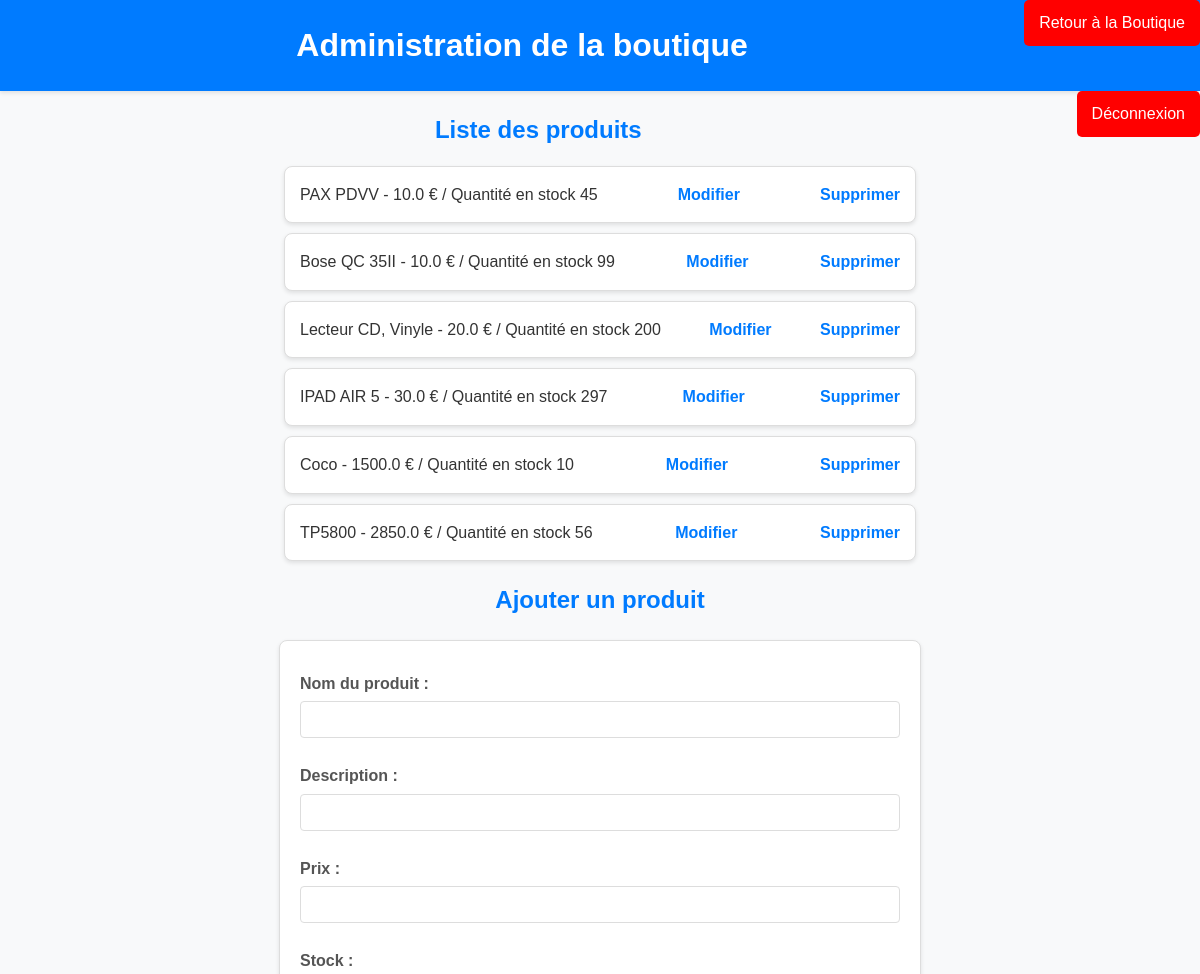
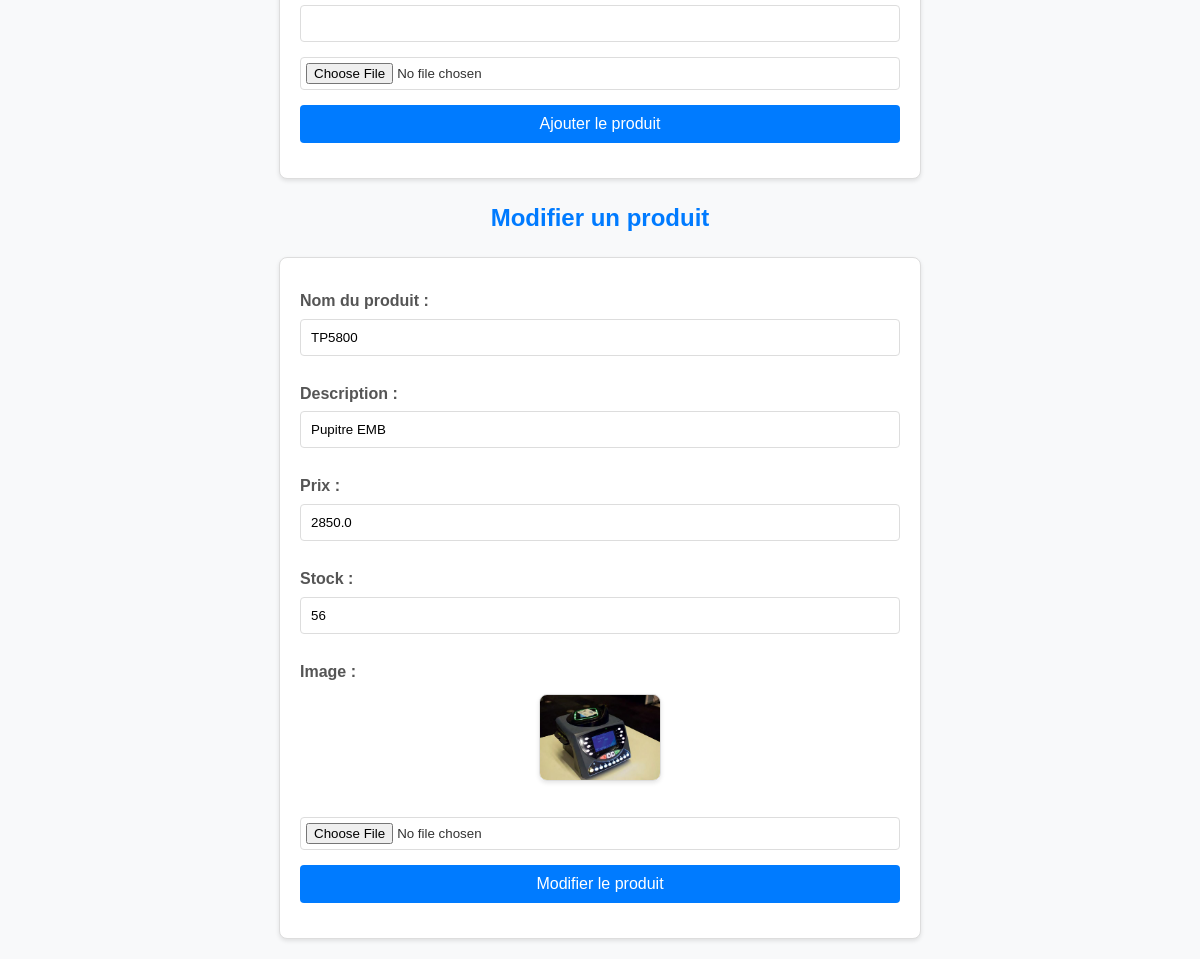
/modifier/6 (signed in), run on the app's committed database (2 pictures, top to bottom).
### app.py (models this page shows)
class Produit(db.Model):
    id = db.Column(db.Integer, primary_key=True)
    nom = db.Column(db.String(100), nullable=False)
    description = db.Column(db.String(200), nullable=True)
    prix = db.Column(db.Float, nullable=False)
    stock = db.Column(db.Integer, nullable=False)
    image_url = db.Column(db.String(255), nullable=True)

### app.py (the view, shortened to what this page needs)
@app.route('/modifier/<int:id>', methods=['GET', 'POST'])
@login_required
def modifier_produit(id):
    produit = Produit.query.get_or_404(id)
    produits = Produit.query.all()
    return render_template('admin.html', produits=produits, produit_modifie=produit)

### app.py (called while the page is built)
def login_required(f):
    @wraps(f)
    def decorated_function(*args, **kwargs):
        if 'utilisateur_id' not in session:
            flash("Vous devez être connecté pour accéder à cette page.", "danger")
            return redirect(url_for('login'))
        return f(*args, **kwargs)
    return decorated_function

### templates/admin.html (shortened to what this page needs)
<!DOCTYPE html>
<html lang="fr">
<head>
    <link rel="stylesheet" href="{{ url_for('static', filename='css/styleAdmin.css') }}">
</head>
<body>
    <header>
        <div>
        <a href="{{ url_for('index') }}" class="btn-home" style="float: right; background-color: red; color: white; padding: 10px 15px; text-decoration: none; border-radius: 5px;">
            Retour à la Boutique
        </a>
        <h1>Administration de la boutique</h1>
        <a href="{{ url_for('logout') }}" class="btn-deconnexion" style="float: right; background-color: red; color: white; padding: 10px 15px; text-decoration: none; border-radius: 5px;">
            Déconnexion
        </a>
        </div>
    </header>
    <h2>Liste des produits</h2>
    <ul>
        {% for produit in produits %}
            <li>
                {{ produit.nom }} - {{ produit.prix }} €  / Quantité en stock {{ produit.stock }}
                <a href="{{ url_for('modifier_produit', id=produit.id) }}">Modifier</a>
                <a href="{{ url_for('supprimer_produit', id=produit.id) }}">Supprimer</a>
            </li>
        {% endfor %}
    </ul>
    <h2>Ajouter un produit</h2>
    <form method="POST" action="/ajouter" enctype="multipart/form-data">
        <label for="nom">Nom du produit :</label>
        <input type="text" id="nom" name="nom" required><br>
        <label for="description">Description :</label>
        <input type="text" id="description" name="description"><br>
        <label for="prix">Prix :</label>
        <input type="number" step="0.01" id="prix" name="prix" required><br>
        <label for="stock">Stock :</label>
        <input type="number" id="stock" name="stock" required><br>
        <input type="file" name="image">
        <button type="submit">Ajouter le produit</button>
    </form>
    <h2>Modifier un produit</h2>
    {% if produit_modifie %}
    <form method="POST" action="{{ url_for('modifier_produit', id=produit_modifie.id) }}" enctype="multipart/form-data" onsubmit="return confirmerModification()">
        <label for="nom">Nom du produit :</label>
        <input type="text" id="nom" name="nom" value="{{ produit_modifie.nom }}" required><br>
        <label for="description">Description :</label>
        <input type="text" id="description" name="description" value="{{ produit_modifie.description }}"><br>
        <label for="prix">Prix :</label>
        <input type="number" step="0.01" id="prix" name="prix" value="{{ produit_modifie.prix }}" required><br>
        <label for="stock">Stock :</label>
        <input type="number" id="stock" name="stock" value="{{ produit_modifie.stock }}" required><br>
        <label for="image">Image :</label>
        <img width="20%" height="auto" src="{{ produit_modifie.image_url or '/static/images/default.jpg' }}" alt="Image de {{ produit_modifie.nom }}" class="image-produit"><br>
        <input type="file" id="image" name="image"><br>
        <button type="submit">Modifier le produit</button>
    </form>
    {% endif %}
</body>
</html>

### static/css/styleAdmin.css (style rules this page uses)
body { font-family: Arial, sans-serif; line-height: 1.6; margin: 0; padding: 0; background-color: #f8f9fa; color: #333; }
h1 { text-align: center; background-color: #007bff; color: white; padding: 20px; margin: 0; box-shadow: 0 2px 4px rgba(0, 0, 0, 0.1); }
h2 { color: #007bff; margin: 20px 0 10px; text-align: center; }
ul { list-style: none; padding: 0; }
ul li { background: white; margin: 10px auto; padding: 15px; border: 1px solid #ddd; border-radius: 8px; display: flex; justify-content: space-between; align-items: center; max-width: 600px; box-shadow: 0 2px 4px rgba(0, 0, 0, 0.1); }
ul li a { text-decoration: none; color: #007bff; font-weight: bold; margin-left: 10px; }
form { background: white; padding: 20px; margin: 20px auto; border: 1px solid #ddd; border-radius: 8px; max-width: 600px; box-shadow: 0 2px 4px rgba(0, 0, 0, 0.1); }
form label { display: block; margin: 10px 0 5px; font-weight: bold; color: #555; }
form input, form button { width: 100%; padding: 10px; margin-bottom: 15px; border: 1px solid #ddd; border-radius: 4px; box-sizing: border-box; }
form input[type="file"] { padding: 5px; }
form button { background-color: #007bff; color: white; border: none; cursor: pointer; font-size: 16px; }
.image-produit { display: block; margin: 10px auto; border: 1px solid #ddd; border-radius: 8px; box-shadow: 0 2px 4px rgba(0, 0, 0, 0.1); }

### data on the page
Produit: nom "PAX PDVV", prix "10.0", stock "45"
Produit: nom "Bose QC 35II", prix "10.0", stock "99"
Produit: nom "Lecteur CD, Vinyle", prix "20.0", stock "200"
Produit: nom "IPAD AIR 5", prix "30.0", stock "297"
Produit: nom "Coco", prix "1500.0", stock "10"
Produit: nom "TP5800", prix "2850.0", stock "56", description "Pupitre EMB", image_url+nom (picture)
